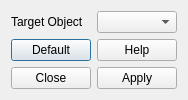
<?xml version="1.0" encoding="UTF-8"?>
<ui version="4.0">
 <class>HausdorffDistanceDialog</class>
 <widget class="QDialog" name="HausdorffDistanceDialog">
  <property name="geometry">
   <rect>
    <x>0</x>
    <y>0</y>
    <width>176</width>
    <height>100</height>
   </rect>
  </property>
  <property name="windowTitle">
   <string>Hausdorff Distance Dialog</string>
  </property>
  <layout class="QVBoxLayout" name="verticalLayout">
   <item>
    <layout class="QGridLayout" name="gridLayout_2">
     <item row="0" column="0">
      <widget class="QLabel" name="label_5">
       <property name="text">
        <string>Target Object</string>
       </property>
      </widget>
     </item>
     <item row="0" column="1">
      <widget class="QComboBox" name="targetComboBox"/>
     </item>
    </layout>
   </item>
   <item>
    <layout class="QGridLayout" name="gridLayout">
     <item row="0" column="0">
      <widget class="QPushButton" name="defaultButton">
       <property name="text">
        <string>Default</string>
       </property>
      </widget>
     </item>
     <item row="1" column="0">
      <widget class="QPushButton" name="closeButton">
       <property name="text">
        <string>Close</string>
       </property>
      </widget>
     </item>
     <item row="1" column="1">
      <widget class="QPushButton" name="applyButton">
       <property name="text">
        <string>Apply</string>
       </property>
      </widget>
     </item>
     <item row="0" column="1">
      <widget class="QPushButton" name="helpButton">
       <property name="text">
        <string>Help</string>
       </property>
      </widget>
     </item>
    </layout>
   </item>
  </layout>
 </widget>
 <resources/>
 <connections>
  <connection>
   <sender>closeButton</sender>
   <signal>clicked()</signal>
   <receiver>HausdorffDistanceDialog</receiver>
   <slot>close()</slot>
   <hints>
    <hint type="sourcelabel">
     <x>54</x>
     <y>224</y>
    </hint>
    <hint type="destinationlabel">
     <x>156</x>
     <y>247</y>
    </hint>
   </hints>
  </connection>
 </connections>
</ui>
